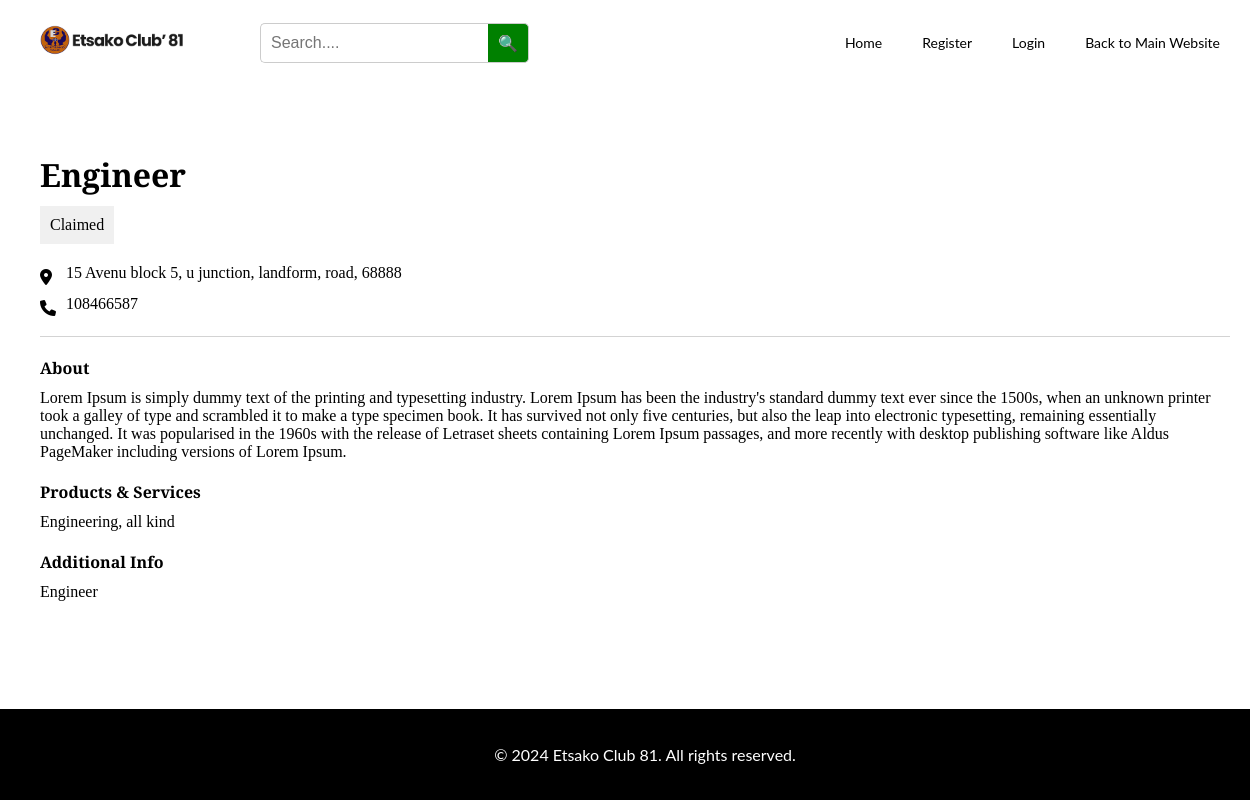
The app's page /business_details.php?id=2 with its own data.
### tables this page shows
CREATE TABLE `members` (
  `id` int(11) NOT NULL,
  `first_name` varchar(50) NOT NULL,
  `last_name` varchar(50) NOT NULL,
  `club_affiliation` varchar(50) NOT NULL,
  `membership_no` varchar(50) NOT NULL,
  `company_name` varchar(100) NOT NULL,
  `business_type` varchar(100) NOT NULL,
  `business_phone_no` varchar(20) NOT NULL,
  `email` varchar(100) NOT NULL,
  `facebook_url` varchar(255) DEFAULT NULL,
  `twitter_url` varchar(255) DEFAULT NULL,
  `linkedin_url` varchar(255) DEFAULT NULL,
  `physical_address` text NOT NULL,
  `contact_person` varchar(50) NOT NULL,
  `products_services` text NOT NULL,
  `additional_info` text DEFAULT NULL,
  `username` varchar(50) NOT NULL,
  `password` varchar(255) NOT NULL,
  `instagram_url` varchar(255) DEFAULT NULL,
  `registration_date` date DEFAULT NULL,
  `image_path` varchar(255) DEFAULT NULL,
  `about` text DEFAULT NULL,
  `created_at` timestamp NOT NULL DEFAULT current_timestamp(),
  `reset_token` varchar(255) DEFAULT NULL,
  `reset_requested_at` datetime DEFAULT NULL
);

### business_details.php (the view, shortened to what this page needs)
<?php
include 'db.php';
$userId = isset($_GET['id']) ? $_GET['id'] : '';
$sql = "SELECT * FROM members WHERE id = ?";
$stmt = $conn->prepare($sql);
$stmt->bind_param("i", $userId);
$stmt->execute();
$result = $stmt->get_result();
if ($result->num_rows > 0) {
    $user = $result->fetch_assoc();
} else {
    echo "User not found.";
    exit();
}
function safe_output($data) {
    return htmlspecialchars($data ?? '');
}
?>
<!DOCTYPE html>
<html lang="en">
<head>
    <link rel="stylesheet" href="https://cdnjs.cloudflare.com/ajax/libs/font-awesome/6.0.0-beta3/css/all.min.css">
    <link rel="stylesheet" href="assets/css/index.css">
</head>
<body>
    <div class="header">
        <a href="#" class="logo">
            <img src="assets/images/ets.png" alt="Logo">
        </a>
        <div class="search-box">
            <input type="text" id="search-input" placeholder="Search....">
            <button id="search-button" style="background-color: green; color: white;" onclick="performSearch()">🔍</button>
        </div>
        <div class="business-links">
            <a href="https://directory.etsakoclub81.org">Home</a>
            <?php if (!isset($_SESSION['loggedin']) || $_SESSION['loggedin'] !== true): ?>
                <a href="register.php">Register</a>
                <a href="login.php">Login</a>
            <?php endif; ?>
            <a href="index.php">Back to Main Website</a>
        </div>
    </div>
    <div class="mobile-header">
        <div class="mobile-search-box">
            <input type="text" placeholder="" aria-label="Search">
        </div>
    </div>
    <div class="business-details">
        <div class="business-type"><?php echo safe_output($user['business_type']); ?></div>
        <div class="claimed">Claimed</div>
        <div class="location">
            <i class="fas fa-map-marker-alt icon"></i>
            <span><?php echo safe_output($user['physical_address']); ?></span>
        </div>
        <div class="phone">
            <i class="fas fa-phone icon"></i>
            <span><?php echo safe_output($user['business_phone_no']); ?></span>
        </div>
        <div class="tiny-grey-line"></div>
        <div class="section-title">About</div>
        <div class="section-content"><?php echo safe_output($user['about']); ?></div>
        <div class="section-title">Products & Services</div>
        <div class="section-content"><?php echo safe_output($user['products_services']); ?></div>
        <div class="section-title">Additional Info</div>
        <div class="section-content"><?php echo safe_output($user['additional_info']); ?></div>
    </div>
    <?php include 'includes/footer.php'; ?>
</body>
</html>

### assets/css/index.css (style rules this page uses)
body { font-family: 'Lato', Arial, sans-serif; margin: 0; padding: 0; background-color: white; display: flex; flex-direction: column; min-height: 100vh; }
.header, .mobile-header { display: flex; align-items: center; padding: 10px; color: white; width: 100%; }
.header { background-color: white; justify-content: space-between; }
.mobile-header { background-color: white; justify-content: space-between; position: relative; }
.logo { width: 150px; height: 50px; margin-right: 10px; margin-top: 15px; margin-left: 30px; }
.logo img { width: 100%; height: auto; }
.search-box { display: flex; align-items: right; margin-right: auto; margin-left: 60px; }
#search-input, #search-button { height: 40px; line-height: 40px; font-size: 16px; padding: 0 10px; }
#search-input { border: 1px solid #ccc; border-right: none; border-radius: 5px 0 0 5px; box-sizing: border-box; }
#search-button { border: 1px solid #ccc; background-color: #944b1e; color: white; cursor: pointer; border-radius: 0 5px 5px 0; border-left: none; box-sizing: border-box; }
.mobile-search-box input { background-color: transparent; border: none; color: white; font-size: 16px; padding: 5px; }
.mobile-search-box input::placeholder { color: grey; }
.business-links { display: flex; align-items: center; }
.business-links a { margin-right: 40px; text-decoration: none; color: black; text-align: center; font-size: 14px; }
.icon { width: 16px; height: 16px; vertical-align: middle; margin-right: 5px; }
.claimed { display: flex; align-items: center; }
#searchm-input, #search-button { height: 40px; line-height: 40px; font-size: 16px; padding: 0 10px; }

### business_details.php (style rules this page uses)
body { font-family: 'Lato', Arial, sans-serif; margin: 0; padding: 0; background-color: white; display: flex; flex-direction: column; min-height: 100vh; }
.header, .mobile-header { display: flex; align-items: center; padding: 10px; color: white; width: 100%; }
.header { background-color: white; justify-content: space-between; }
.mobile-header { background-color: white; justify-content: space-between; position: relative; }
.logo { width: 150px; height: 50px; margin-right: 10px; margin-top: 15px; margin-left: 30px; }
.logo img { width: 100%; height: auto; }
.search-box { display: flex; align-items: right; margin-right: auto; margin-left: 60px; }
#search-input, #search-button { height: 40px; line-height: 40px; font-size: 16px; padding: 0 10px; }
#search-input { border: 1px solid #ccc; border-right: none; border-radius: 5px 0 0 5px; box-sizing: border-box; }
#search-button { border: 1px solid #ccc; background-color: #944b1e; color: white; cursor: pointer; border-radius: 0 5px 5px 0; border-left: none; box-sizing: border-box; }
.business-links { display: flex; align-items: center; }
.business-links a { margin-right: 40px; text-decoration: none; color: black; text-align: center; font-size: 14px; }
.business-details { padding: 20px; padding-left: 40px; font-family: 'PT Serif', serif; }
.business-type { font-weight: bold; font-size: 32px; margin-bottom: 10px; }
.claimed { background-color: #f0f0f0; padding: 10px; margin-bottom: 20px; display: inline-block; font-size: 16px; }
.location, .phone { margin-bottom: 10px; display: flex; align-items: flex-start; }
.location i, .phone i { margin-right: 10px; margin-top: 5px; }
.location span, .phone span { display: inline-block; max-width: calc(100% - 20px); word-wrap: break-word; }
.tiny-grey-line { border-top: 1px solid lightgrey; margin: 20px 0; }
.section-title { font-weight: bold; margin-bottom: 10px; }
.section-content { margin-bottom: 20px; }

### records on screen
members: business_type "Engineer", physical_address "15 Avenu block 5, u junction, landform, road, 68888", business_phone_no "108466587", about "Lorem Ipsum is simply dummy text of the printing and typesetting industry. Lorem Ipsum has been the industry's standard dummy text ever since the 1500s, when an unknown printer took a galley of type and scrambled it to make a type specimen book. It has survived not only five centuries, but also the leap into electronic typesetting, remaining essentially unchanged. It was popularised in the 1960s with the release of Letraset sheets containing Lorem Ipsum passages, and more recently with desktop publishing software like Aldus PageMaker including versions of Lorem Ipsum.", products_services "Engineering, all kind", additional_info "Engineer"
